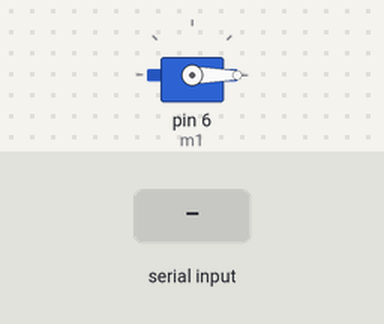
A sketch run on a simulated Arduino Uno, built with avr-gcc and run on an emulated ATmega328P. Shown: servo. The test bench sets the inputs (shaded band). What the sketch prints to the serial monitor is not drawn.

Above: at 1.2 s.
1.3 s: "90,45\n" received over Serial
At 2.4 s:
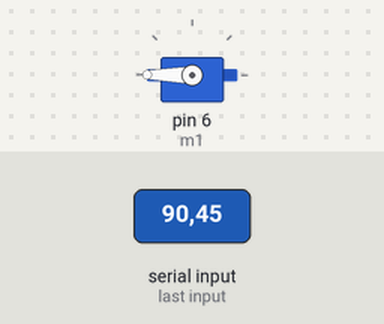
2.8 s: "90\n" received over Serial
At 3.5 s:
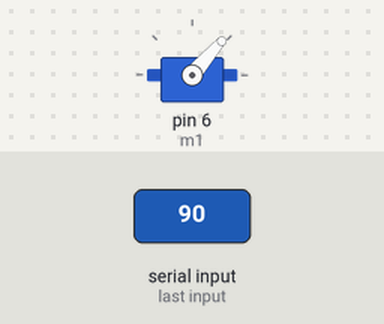
4.3 s: "5\n" received over Serial
At 4.6 s:
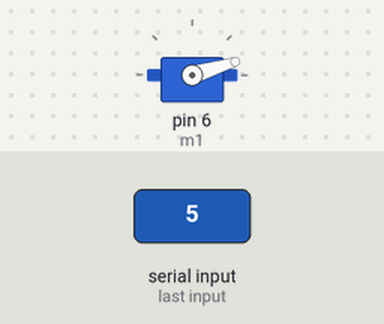
Timing chart, 0 to 7.3 s (numbered marks = the images above; inputs shaded):
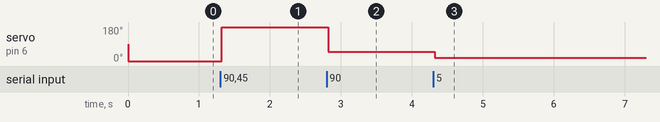

The sketch:

servo_control.ino
```cpp
#include<Servo.h>

Servo m1;
int angle=40;

void setup(){
m1.attach(6);
delay(1);
m1.write(0);
Serial.begin(9600);
}

void loop(){
int v = 0 ;
int pv = 10 ;

 while (Serial.available()) {
       delay(20);
         while(Serial.available() >0) {
       char c = Serial.read();  //gets one byte from serial buffer
       v += 10*v + c-'0';
         }
       m1.write(v);
       Serial.write(v);
     }


}
```

Measured:
- after the input at 1.3 s, servo on pin 6 (m1): 0° → 180° at once
- after the input at 2.8 s, servo on pin 6 (m1): 180° → 49° at once
- after the input at 4.3 s, servo on pin 6 (m1): 49° → 17° at once
